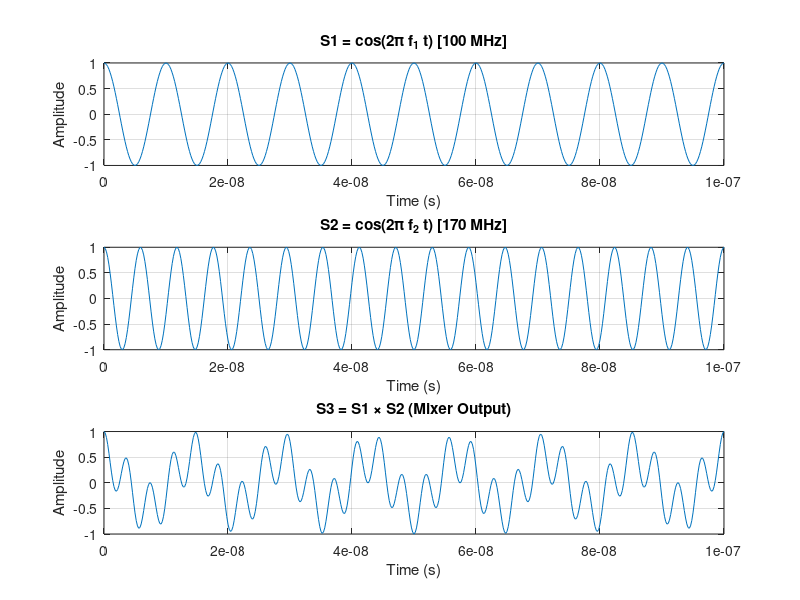

MATLAB code to generate this figure: (Note: this script raises an error after producing the figure.)
close all
clear all
clc

dt = 0.2e-9; 

t = 0 : dt : 0.1e-6;

f1 = 100e6; 
f2 = 170e6; 

S1 = cos(2 * pi * f1 * t);
S2 = cos(2 * pi * f2 * t);

S3 = S1 .* S2; 

figure; 

subplot(3, 1, 1);
plot(t, S1);
title('S1 = cos(2\pi f_1 t) [100 MHz]');
xlabel('Time (s)');
ylabel('Amplitude');
grid on;

subplot(3, 1, 2);
plot(t, S2);
title('S2 = cos(2\pi f_2 t) [170 MHz]');
xlabel('Time (s)');
ylabel('Amplitude');
grid on;

subplot(3, 1, 3);
plot(t, S3);
title('S3 = S1 \times S2 (Mixer Output)');
xlabel('Time (s)');
ylabel('Amplitude');
grid on;

sgtitle('Mixer Signals - Task (1)');
